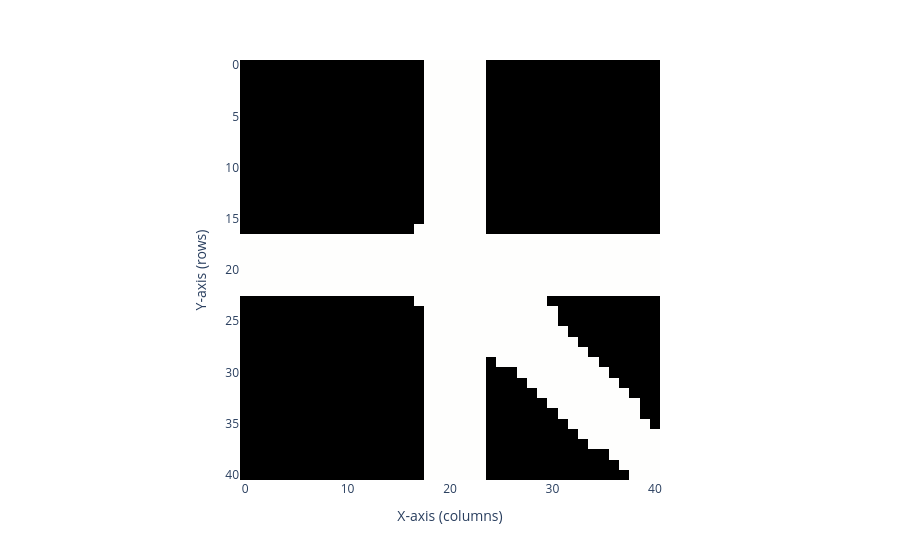

Notebook code cell kept with this figure:
### Markdown cell above
Analyse and process data:

### Code cell
# Access voxel space dimensions
print(f"Voxel space dimensions: {output.voxel_space.dimensions}")
# Access the cropped voxel space dimensions. E.g. calculated volume fraction of filled voxels to identify porosity
print(f"Volumetric porosity of cropped voxel space: {100*(1-np.sum(output.cropped_voxel_space/output.cropped_voxel_space.size)):.2f}%")
# check if the voxel space has entirely unfilled columns (top-down porosity) and identify top-down porosity
# get a 2d top-down representation of the voxel space with 1s if there are any filled voxels in the column
top_down_voxel_space = np.sum(output.cropped_voxel_space, axis=2)
# rotation is required to get the correct orientation for x and y
top_down_voxel_space = np.rot90(top_down_voxel_space, k=1, axes=(0, 1))
# convert from sums per column to 1s to get a binary matrix
top_down_voxel_space[top_down_voxel_space > 0] = 1
print(f"Top-down porosity: {100*(np.sum(top_down_voxel_space == 0)/top_down_voxel_space.size):.2f}%")
# create a 2D plot of the top-down view
import plotly.express as px
fig = px.imshow(top_down_voxel_space, color_continuous_scale='gray', aspect='equal')
fig.update_layout(xaxis_title='X-axis (columns)',yaxis_title='Y-axis (rows)',coloraxis_showscale=False)
fig.show()

### Figure 1 — Plotly figure (JSON) as saved in the notebook; plotly's stock layout.template omitted (floating-point values rounded to 4 significant figures; data arrays with more than 128 entries replaced by an {"elided": "..."} marker saying what was removed)
{"data": [{"coloraxis": "coloraxis", "hovertemplate": "x: %{x}<br>y: %{y}<br>color: %{z}<extra></extra>", "name": "0", "type": "heatmap", "xaxis": "x", "yaxis": "y", "z": {"elided": "41x41 int values"}}], "layout": {"coloraxis": {"autocolorscale": false, "colorscale": [[0, "rgb(0, 0, 0)"], [0.09091, "rgb(16, 16, 16)"], [0.1818, "rgb(38, 38, 38)"], [0.2727, "rgb(59, 59, 59)"], [0.3636, "rgb(81, 80, 80)"], [0.4545, "rgb(102, 101, 101)"], [0.5455, "rgb(124, 123, 122)"], [0.6364, "rgb(146, 146, 145)"], [0.7273, "rgb(171, 171, 170)"], [0.8182, "rgb(197, 197, 195)"], [0.9091, "rgb(224, 224, 223)"], [1, "rgb(254, 254, 253)"]], "showscale": false}, "margin": {"t": 60}, "xaxis": {"anchor": "y", "constrain": "domain", "domain": [0, 1], "scaleanchor": "y", "title": {"text": "X-axis (columns)"}}, "yaxis": {"anchor": "x", "autorange": "reversed", "constrain": "domain", "domain": [0, 1], "title": {"text": "Y-axis (rows)"}}}}
